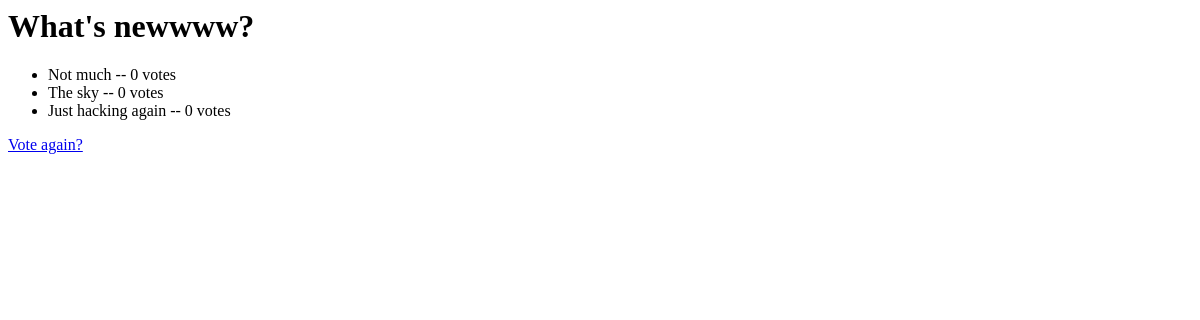
The app's page /polls/1/results/, older data.
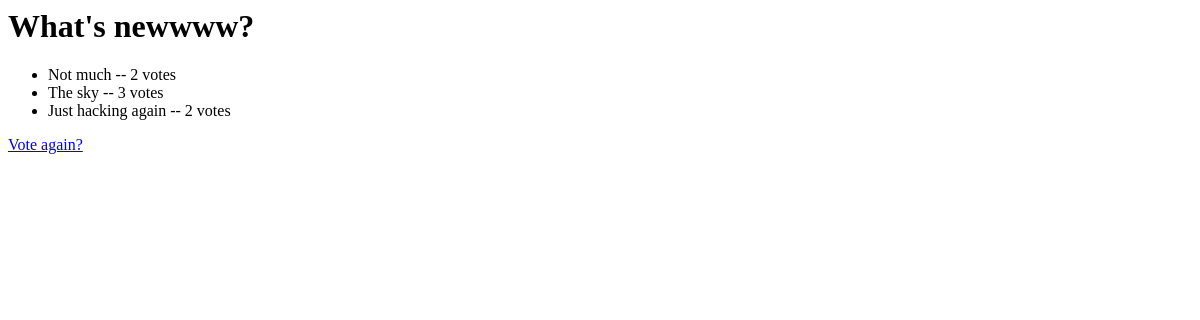
The same page, newer data.
### polls/models.py (models this page shows, shortened)
class Choice(models.Model):
    question = models.ForeignKey(Question, on_delete=models.CASCADE)
    choice_text = models.CharField(max_length=200)
    votes = models.IntegerField(default=0)

### polls/views.py (the view)
# urls.py: url(r'^(?P<pk>[0-9]+)/results/$', views.ResultsView.as_view(), name='results'),
class ResultsView(generic.DetailView):
    model = Question
    template_name = 'polls/results.html'

### polls/templates/polls/results.html
<h1>{{ question.question_text }}</h1>
<ul>
{% for choice in question.choice_set.all %}
    <li>{{ choice.choice_text }} -- {{ choice.votes }} vote{{ choice.votes|pluralize }}</li>
{% endfor %}
</ul>
<a href="{% url 'polls:detail' question.id %}">Vote again?</a>

Row changes from the older to the newer data that the page shows:
changed Choice "Not much": votes "0" → "2"
changed Choice "The sky": votes "0" → "3"
changed Choice "Just hacking again": votes "0" → "2"
